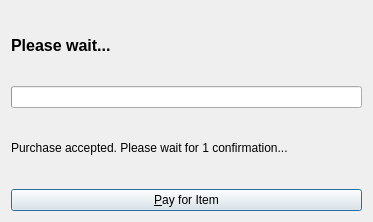
<?xml version="1.0" encoding="UTF-8"?>
<ui version="4.0">
 <class>OfferPayDialog</class>
 <widget class="QDialog" name="OfferPayDialog">
  <property name="geometry">
   <rect>
    <x>0</x>
    <y>0</y>
    <width>373</width>
    <height>222</height>
   </rect>
  </property>
  <property name="windowTitle">
   <string>Pay For Item</string>
  </property>
  <layout class="QGridLayout" name="gridLayout">
   <item row="3" column="0">
    <widget class="QPushButton" name="payButton">
     <property name="text">
      <string>&amp;Pay for Item</string>
     </property>
     <property name="icon">
      <iconset resource="../bitcoin.qrc">
       <normaloff>:/icons/send</normaloff>:/icons/send</iconset>
     </property>
    </widget>
   </item>
   <item row="0" column="0">
    <layout class="QHBoxLayout" name="horizontalLayout">
     <item>
      <widget class="QLabel" name="payMessage">
       <property name="font">
        <font>
         <pointsize>12</pointsize>
         <weight>75</weight>
         <bold>true</bold>
        </font>
       </property>
       <property name="cursor">
        <cursorShape>IBeamCursor</cursorShape>
       </property>
       <property name="text">
        <string>&lt;html&gt;&lt;head/&gt;&lt;body&gt;&lt;p&gt;&lt;span style=&quot; font-size:12pt; font-weight:600;&quot;&gt;Please wait...&lt;/span&gt;&lt;/p&gt;&lt;/body&gt;&lt;/html&gt;</string>
       </property>
       <property name="textInteractionFlags">
        <set>Qt::LinksAccessibleByMouse|Qt::TextSelectableByKeyboard|Qt::TextSelectableByMouse</set>
       </property>
      </widget>
     </item>
    </layout>
   </item>
   <item row="2" column="0">
    <widget class="QLabel" name="purchaseHint">
     <property name="cursor">
      <cursorShape>IBeamCursor</cursorShape>
     </property>
     <property name="text">
      <string notr="true">Purchase accepted. Please wait for 1 confirmation...</string>
     </property>
     <property name="textFormat">
      <enum>Qt::RichText</enum>
     </property>
     <property name="wordWrap">
      <bool>true</bool>
     </property>
     <property name="textInteractionFlags">
      <set>Qt::LinksAccessibleByMouse|Qt::TextSelectableByKeyboard|Qt::TextSelectableByMouse</set>
     </property>
    </widget>
   </item>
   <item row="1" column="0">
    <widget class="QProgressBar" name="progressBar">
     <property name="textVisible">
      <bool>false</bool>
     </property>
     <property name="format">
      <string/>
     </property>
    </widget>
   </item>
  </layout>
 </widget>
 <resources>
  <include location="../bitcoin.qrc"/>
 </resources>
 <connections/>
</ui>
